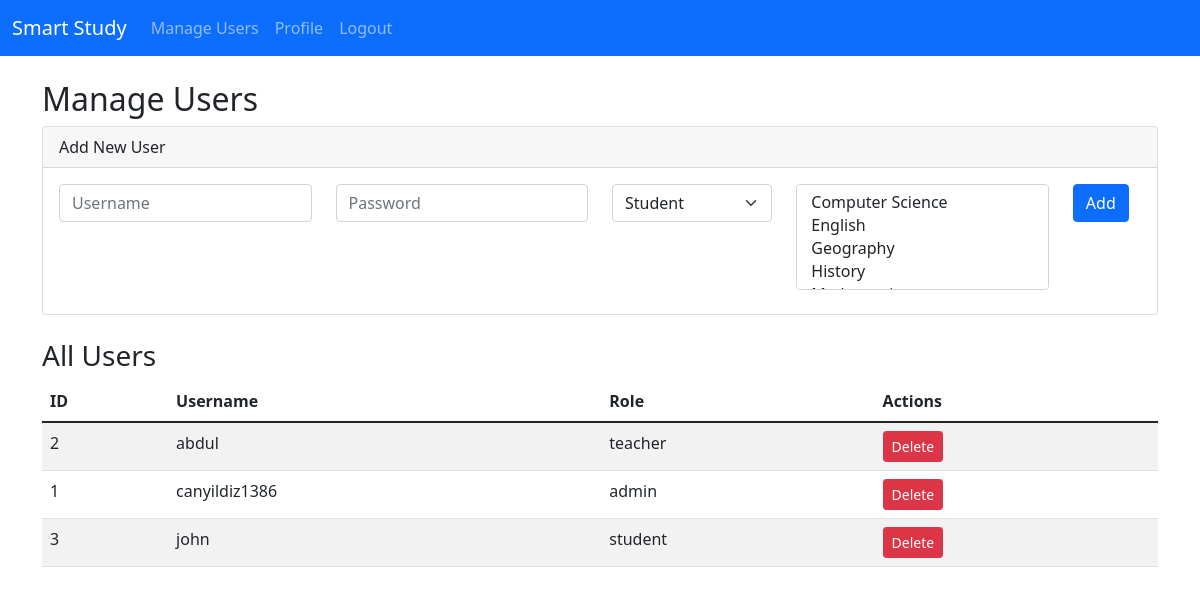
Page /admin (signed in) on the earlier database version.
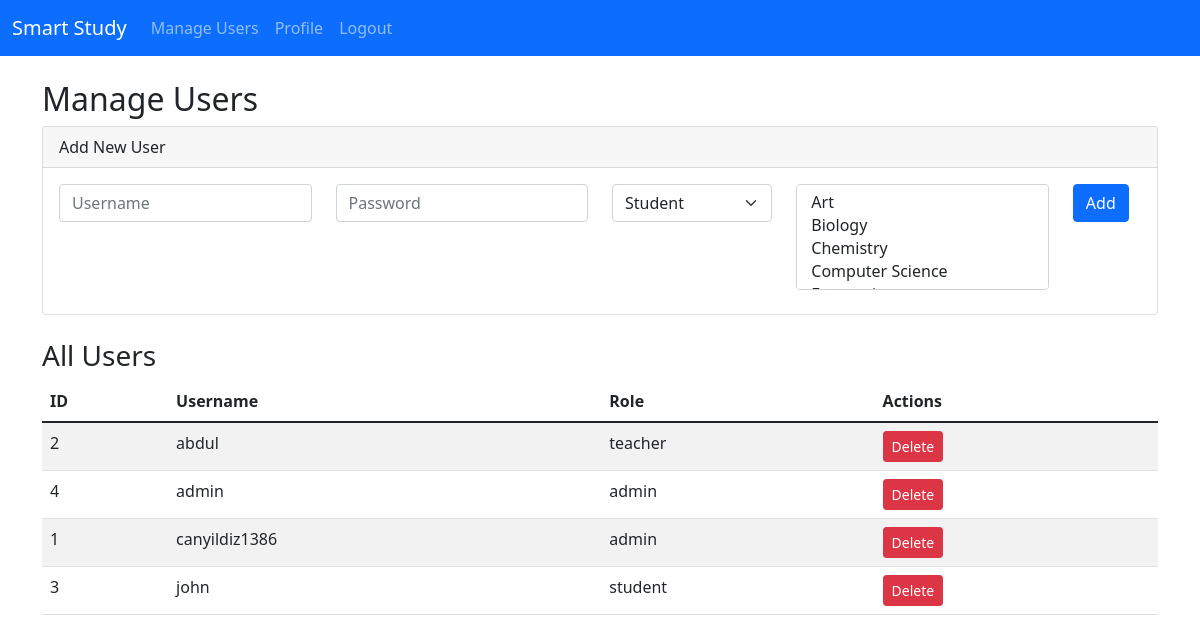
Same page on the later database version.
### tables this page shows
CREATE TABLE users (id INTEGER PRIMARY KEY AUTOINCREMENT,username TEXT UNIQUE NOT NULL,password_hash TEXT NOT NULL,role TEXT NOT NULL DEFAULT 'student',face_image TEXT,grade TEXT);

### utils/auth.py (the view)
	def wrapper(*args,**kwargs):
		if 'user_id' not in session:
			flash('Login required','error')
			return redirect(url_for('login'))
		if session.get('role')!='admin':
			flash('Only admin can access this','error')
			return redirect(url_for('login'))
		return f(*args,**kwargs)

### app.py (called while the page is built, shortened)
@app.route('/admin', methods=['GET', 'POST'])
@admin_required
def admin():
    users = get_all_users()
    subjects = get_subjects()
    return render_template('admin.html', users=users, subjects=subjects)

### database/db.py (called while the page is built)
def get_db_connection():
    return sqlite3.connect(DATABASE)

def get_all_users():
    try:
        conn = get_db_connection()
        c = conn.cursor()
        c.execute('SELECT id, username, role FROM users ORDER BY username')
        rows = c.fetchall()
        conn.close()
        users = []
        for r in rows:
            users.append({'id': r[0], 'username': r[1], 'role': r[2]})
        return users
    except:
        return []

def get_subjects():
    try:
        conn = get_db_connection()
        cursor = conn.cursor()
        cursor.execute('SELECT * FROM subjects ORDER BY name')
        rows = cursor.fetchall()
        conn.close()
        subjects = []
        for r in rows:
            subjects.append({'id': r[0], 'name': r[1]})
        return subjects
    except:
        return []

### utils/auth.py (called while the page is built)
def admin_required(f):
	def wrapper(*args,**kwargs):
		if 'user_id' not in session:
			flash('Login required','error')
			return redirect(url_for('login'))
		if session.get('role')!='admin':
			flash('Only admin can access this','error')
			return redirect(url_for('login'))
		return f(*args,**kwargs)
	wrapper.__name__=f.__name__
	return wrapper

### templates/admin.html (shortened to what this page needs)
{% extends "base.html" %}
{% block content %}
<h2>Manage Users</h2>
<div class="card mb-4">
    <div class="card-header">Add New User</div>
    <div class="card-body">
        <form method="POST">
            <div class="row">
                <div class="col-md-3">
                    <input type="text" name="username" class="form-control mb-2" placeholder="Username" required>
                </div>
                <div class="col-md-3">
                    <input type="password" name="password" class="form-control mb-2" placeholder="Password" required>
                </div>
                <div class="col-md-2">
                    <select name="role" class="form-select mb-2" required>
                        <option value="student">Student</option>
                    </select>
                </div>
                <div class="col-md-3">
                    <select name="subject_ids" class="form-select mb-2" multiple>
                        {% for subject in subjects %}
                            <option value="{{ subject.id }}">{{ subject.name }}</option>
                        {% endfor %}
                    </select>
                </div>
                <div class="col-md-1">
                    <button type="submit" class="btn btn-primary">Add</button>
                </div>
            </div>
        </form>
    </div>
</div>
<h3>All Users</h3>
<table class="table table-striped">
    <thead>
        <tr>
            <th>ID</th>
            <th>Username</th>
            <th>Role</th>
            <th>Actions</th>
        </tr>
    </thead>
    <tbody>
        {% for user in users %}
        <tr>
            <td>{{ user.id }}</td>
            <td>{{ user.username }}</td>
            <td>{{ user.role }}</td>
            <td>
                <a href="{{ url_for('delete_user_route', user_id=user.id) }}" class="btn btn-sm btn-danger" onclick="return confirm('Are you sure?')">Delete</a>
            </td>
        </tr>
        {% endfor %}
    </tbody>
</table>
{% endblock %}

### templates/base.html (shortened to what this page needs)
<!DOCTYPE html>
<html lang="en">
<head>
    <link href="https://cdn.jsdelivr.net/npm/bootstrap@5.1.3/dist/css/bootstrap.min.css" rel="stylesheet">
</head>
<body>
    <nav class="navbar navbar-expand-lg navbar-dark bg-primary">
        <div class="container-fluid">
            <a class="navbar-brand" href="/">Smart Study</a>
            <div class="collapse navbar-collapse" id="navbarNav">
                <ul class="navbar-nav me-auto">
                    {% if session.user_id %}
                        {% if session.role == 'admin' %}
                            <li class="nav-item"><a class="nav-link" href="{{ url_for('admin') }}">Manage Users</a></li>
                        {% else %}
                            <li class="nav-item"><a class="nav-link" href="{{ url_for('student_quizzes') }}">My Quizzes</a></li>
                            <li class="nav-item"><a class="nav-link" href="{{ url_for('chat') }}">AI Chat</a></li>
                            <li class="nav-item"><a class="nav-link" href="{{ url_for('chat_teacher') }}">Chat with Teacher</a></li>
                        {% endif %}
                        <li class="nav-item"><a class="nav-link" href="{{ url_for('profile') }}">Profile</a></li>
                        <li class="nav-item"><a class="nav-link" href="{{ url_for('logout') }}">Logout</a></li>
                    {% endif %}
                </ul>
            </div>
        </div>
    </nav>
    <div class="container mt-4">
        {% block content %}{% endblock %}
    </div>
</body>
</html>

Differences in the rows shown:
added users: id "4", username "admin", role "admin"
Other differences:
form field subject_ids: "Computer Science / English / Geography / History" → "Art / Biology / Chemistry / Computer Science"
